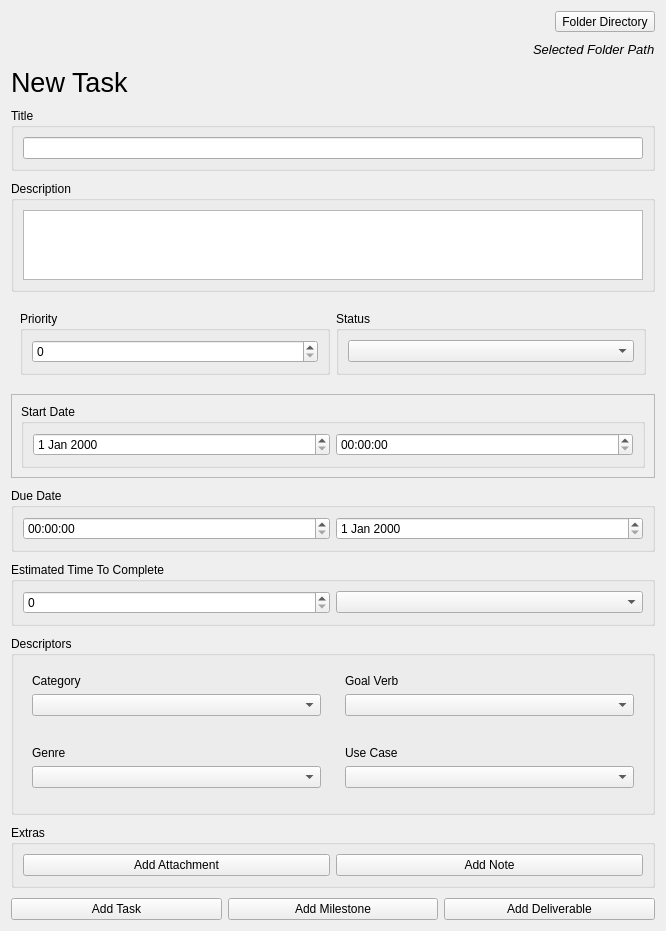
<?xml version="1.0" encoding="UTF-8"?>
<ui version="4.0">
 <class>Form</class>
 <widget class="QWidget" name="Form">
  <property name="geometry">
   <rect>
    <x>0</x>
    <y>0</y>
    <width>666</width>
    <height>775</height>
   </rect>
  </property>
  <property name="windowTitle">
   <string>Form</string>
  </property>
  <layout class="QVBoxLayout" name="verticalLayout">
   <property name="spacing">
    <number>10</number>
   </property>
   <item alignment="Qt::AlignRight">
    <widget class="QToolButton" name="folderDirectorySelect">
     <property name="text">
      <string>Folder Directory</string>
     </property>
    </widget>
   </item>
   <item alignment="Qt::AlignRight">
    <widget class="QLabel" name="selectedFolderPath">
     <property name="font">
      <font>
       <pointsize>10</pointsize>
       <italic>true</italic>
      </font>
     </property>
     <property name="text">
      <string>Selected Folder Path</string>
     </property>
     <property name="margin">
      <number>0</number>
     </property>
    </widget>
   </item>
   <item>
    <widget class="QLabel" name="newProjectFormLabel">
     <property name="font">
      <font>
       <pointsize>20</pointsize>
      </font>
     </property>
     <property name="text">
      <string>New Task</string>
     </property>
    </widget>
   </item>
   <item alignment="Qt::AlignTop">
    <widget class="QGroupBox" name="itemTitleContainer">
     <property name="sizePolicy">
      <sizepolicy hsizetype="Expanding" vsizetype="Maximum">
       <horstretch>1</horstretch>
       <verstretch>0</verstretch>
      </sizepolicy>
     </property>
     <property name="title">
      <string>Title</string>
     </property>
     <layout class="QHBoxLayout" name="horizontalLayout_3">
      <item alignment="Qt::AlignTop">
       <widget class="QLineEdit" name="itemTitleInput">
        <property name="sizePolicy">
         <sizepolicy hsizetype="Expanding" vsizetype="Fixed">
          <horstretch>1</horstretch>
          <verstretch>0</verstretch>
         </sizepolicy>
        </property>
       </widget>
      </item>
     </layout>
    </widget>
   </item>
   <item alignment="Qt::AlignTop">
    <widget class="QGroupBox" name="itemDescriptionContainer">
     <property name="sizePolicy">
      <sizepolicy hsizetype="Expanding" vsizetype="Maximum">
       <horstretch>1</horstretch>
       <verstretch>0</verstretch>
      </sizepolicy>
     </property>
     <property name="title">
      <string>Description</string>
     </property>
     <layout class="QHBoxLayout" name="horizontalLayout_4">
      <item alignment="Qt::AlignTop">
       <widget class="QTextEdit" name="itemDescriptionInput">
        <property name="sizePolicy">
         <sizepolicy hsizetype="Expanding" vsizetype="Maximum">
          <horstretch>1</horstretch>
          <verstretch>0</verstretch>
         </sizepolicy>
        </property>
       </widget>
      </item>
     </layout>
    </widget>
   </item>
   <item>
    <widget class="QFrame" name="frame">
     <property name="frameShape">
      <enum>QFrame::NoFrame</enum>
     </property>
     <property name="frameShadow">
      <enum>QFrame::Plain</enum>
     </property>
     <layout class="QHBoxLayout" name="horizontalLayout_2">
      <item>
       <widget class="QGroupBox" name="groupBox">
        <property name="title">
         <string>Priority</string>
        </property>
        <layout class="QHBoxLayout" name="horizontalLayout">
         <item>
          <widget class="QSpinBox" name="spinBox"/>
         </item>
        </layout>
       </widget>
      </item>
      <item>
       <widget class="QGroupBox" name="groupBox_2">
        <property name="title">
         <string>Status</string>
        </property>
        <layout class="QHBoxLayout" name="horizontalLayout_5">
         <item>
          <widget class="QComboBox" name="comboBox"/>
         </item>
        </layout>
       </widget>
      </item>
     </layout>
    </widget>
   </item>
   <item>
    <widget class="QFrame" name="frame_2">
     <property name="frameShape">
      <enum>QFrame::StyledPanel</enum>
     </property>
     <property name="frameShadow">
      <enum>QFrame::Raised</enum>
     </property>
     <layout class="QHBoxLayout" name="horizontalLayout_6">
      <item>
       <widget class="QGroupBox" name="groupBox_3">
        <property name="title">
         <string>Start Date</string>
        </property>
        <layout class="QHBoxLayout" name="horizontalLayout_7">
         <item>
          <widget class="QDateEdit" name="dateEdit"/>
         </item>
         <item>
          <widget class="QTimeEdit" name="timeEdit"/>
         </item>
        </layout>
       </widget>
      </item>
     </layout>
    </widget>
   </item>
   <item>
    <widget class="QGroupBox" name="groupBox_4">
     <property name="title">
      <string>Due Date</string>
     </property>
     <layout class="QHBoxLayout" name="horizontalLayout_8">
      <item>
       <widget class="QTimeEdit" name="timeEdit_2"/>
      </item>
      <item>
       <widget class="QDateEdit" name="dateEdit_2"/>
      </item>
     </layout>
    </widget>
   </item>
   <item>
    <widget class="QGroupBox" name="groupBox_5">
     <property name="title">
      <string>Estimated Time To Complete</string>
     </property>
     <layout class="QHBoxLayout" name="horizontalLayout_9">
      <item>
       <widget class="QSpinBox" name="spinBox_2"/>
      </item>
      <item>
       <widget class="QComboBox" name="comboBox_2"/>
      </item>
     </layout>
    </widget>
   </item>
   <item>
    <widget class="QGroupBox" name="groupBox_6">
     <property name="title">
      <string>Descriptors</string>
     </property>
     <layout class="QGridLayout" name="gridLayout">
      <item row="0" column="1">
       <widget class="QFrame" name="frame_5">
        <property name="frameShape">
         <enum>QFrame::NoFrame</enum>
        </property>
        <property name="frameShadow">
         <enum>QFrame::Plain</enum>
        </property>
        <layout class="QVBoxLayout" name="verticalLayout_3">
         <item>
          <widget class="QLabel" name="label">
           <property name="text">
            <string>Goal Verb</string>
           </property>
          </widget>
         </item>
         <item>
          <widget class="QComboBox" name="comboBox_4"/>
         </item>
        </layout>
       </widget>
      </item>
      <item row="0" column="0">
       <widget class="QFrame" name="frame_6">
        <property name="frameShape">
         <enum>QFrame::NoFrame</enum>
        </property>
        <property name="frameShadow">
         <enum>QFrame::Plain</enum>
        </property>
        <layout class="QVBoxLayout" name="verticalLayout_4">
         <item>
          <widget class="QLabel" name="label_2">
           <property name="text">
            <string>Category</string>
           </property>
          </widget>
         </item>
         <item>
          <widget class="QComboBox" name="comboBox_3"/>
         </item>
        </layout>
       </widget>
      </item>
      <item row="2" column="0">
       <widget class="QFrame" name="frame_3">
        <property name="frameShape">
         <enum>QFrame::NoFrame</enum>
        </property>
        <property name="frameShadow">
         <enum>QFrame::Plain</enum>
        </property>
        <layout class="QHBoxLayout" name="horizontalLayout_11">
         <property name="leftMargin">
          <number>0</number>
         </property>
         <property name="topMargin">
          <number>0</number>
         </property>
         <property name="rightMargin">
          <number>0</number>
         </property>
         <property name="bottomMargin">
          <number>0</number>
         </property>
        </layout>
       </widget>
      </item>
      <item row="4" column="0">
       <widget class="QFrame" name="frame_4">
        <property name="frameShape">
         <enum>QFrame::NoFrame</enum>
        </property>
        <property name="frameShadow">
         <enum>QFrame::Plain</enum>
        </property>
        <layout class="QHBoxLayout" name="horizontalLayout_10">
         <property name="leftMargin">
          <number>0</number>
         </property>
         <property name="topMargin">
          <number>0</number>
         </property>
         <property name="rightMargin">
          <number>0</number>
         </property>
         <property name="bottomMargin">
          <number>0</number>
         </property>
        </layout>
       </widget>
      </item>
      <item row="3" column="0">
       <widget class="QFrame" name="frame_7">
        <property name="frameShape">
         <enum>QFrame::NoFrame</enum>
        </property>
        <property name="frameShadow">
         <enum>QFrame::Plain</enum>
        </property>
        <layout class="QVBoxLayout" name="verticalLayout_5">
         <item>
          <widget class="QLabel" name="label_3">
           <property name="text">
            <string>Genre</string>
           </property>
          </widget>
         </item>
         <item>
          <widget class="QComboBox" name="comboBox_5"/>
         </item>
        </layout>
       </widget>
      </item>
      <item row="3" column="1">
       <widget class="QFrame" name="frame_8">
        <property name="frameShape">
         <enum>QFrame::NoFrame</enum>
        </property>
        <property name="frameShadow">
         <enum>QFrame::Plain</enum>
        </property>
        <layout class="QVBoxLayout" name="verticalLayout_2">
         <item>
          <widget class="QLabel" name="label_4">
           <property name="text">
            <string>Use Case</string>
           </property>
          </widget>
         </item>
         <item>
          <widget class="QComboBox" name="comboBox_6"/>
         </item>
        </layout>
       </widget>
      </item>
     </layout>
    </widget>
   </item>
   <item>
    <widget class="QFrame" name="frame_9">
     <property name="frameShape">
      <enum>QFrame::NoFrame</enum>
     </property>
     <property name="frameShadow">
      <enum>QFrame::Plain</enum>
     </property>
     <layout class="QHBoxLayout" name="horizontalLayout_12">
      <property name="leftMargin">
       <number>0</number>
      </property>
      <property name="topMargin">
       <number>0</number>
      </property>
      <property name="rightMargin">
       <number>0</number>
      </property>
      <property name="bottomMargin">
       <number>0</number>
      </property>
      <item>
       <widget class="QGroupBox" name="groupBox_7">
        <property name="title">
         <string>Extras</string>
        </property>
        <layout class="QHBoxLayout" name="horizontalLayout_13">
         <item>
          <widget class="QPushButton" name="pushButton_2">
           <property name="text">
            <string>Add Attachment</string>
           </property>
          </widget>
         </item>
         <item>
          <widget class="QPushButton" name="pushButton">
           <property name="text">
            <string>Add Note</string>
           </property>
          </widget>
         </item>
        </layout>
       </widget>
      </item>
     </layout>
    </widget>
   </item>
   <item>
    <widget class="QFrame" name="frame_10">
     <property name="frameShape">
      <enum>QFrame::NoFrame</enum>
     </property>
     <property name="frameShadow">
      <enum>QFrame::Plain</enum>
     </property>
     <layout class="QHBoxLayout" name="horizontalLayout_14">
      <property name="leftMargin">
       <number>0</number>
      </property>
      <property name="topMargin">
       <number>0</number>
      </property>
      <property name="rightMargin">
       <number>0</number>
      </property>
      <property name="bottomMargin">
       <number>0</number>
      </property>
      <item>
       <widget class="QPushButton" name="pushButton_3">
        <property name="text">
         <string>Add Task</string>
        </property>
       </widget>
      </item>
      <item>
       <widget class="QPushButton" name="pushButton_4">
        <property name="text">
         <string>Add Milestone</string>
        </property>
       </widget>
      </item>
      <item>
       <widget class="QPushButton" name="pushButton_5">
        <property name="text">
         <string>Add Deliverable</string>
        </property>
       </widget>
      </item>
     </layout>
    </widget>
   </item>
   <item>
    <spacer name="verticalSpacer">
     <property name="orientation">
      <enum>Qt::Vertical</enum>
     </property>
     <property name="sizeHint" stdset="0">
      <size>
       <width>20</width>
       <height>40</height>
      </size>
     </property>
    </spacer>
   </item>
  </layout>
 </widget>
 <resources/>
 <connections/>
</ui>
